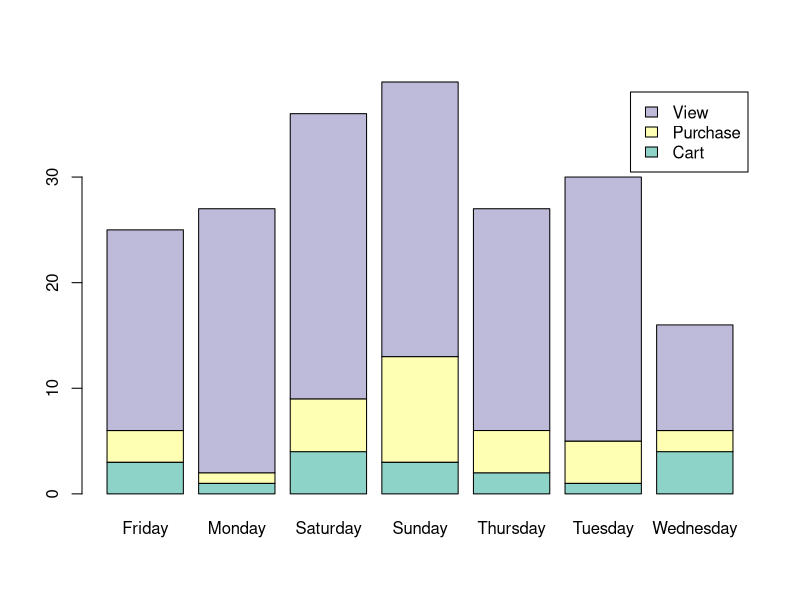
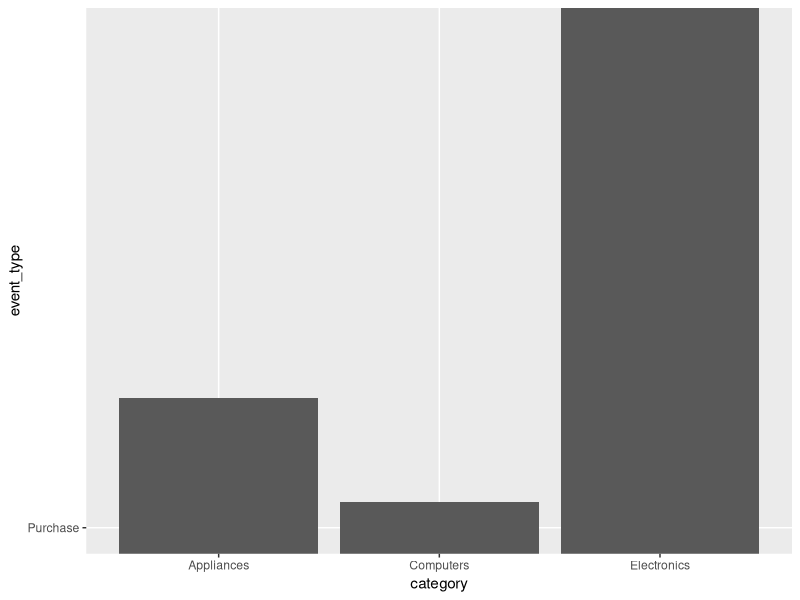
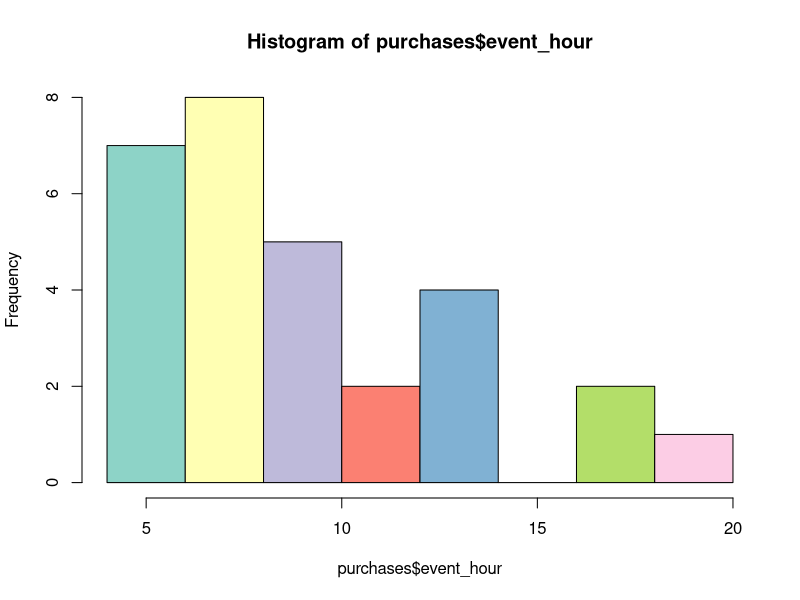
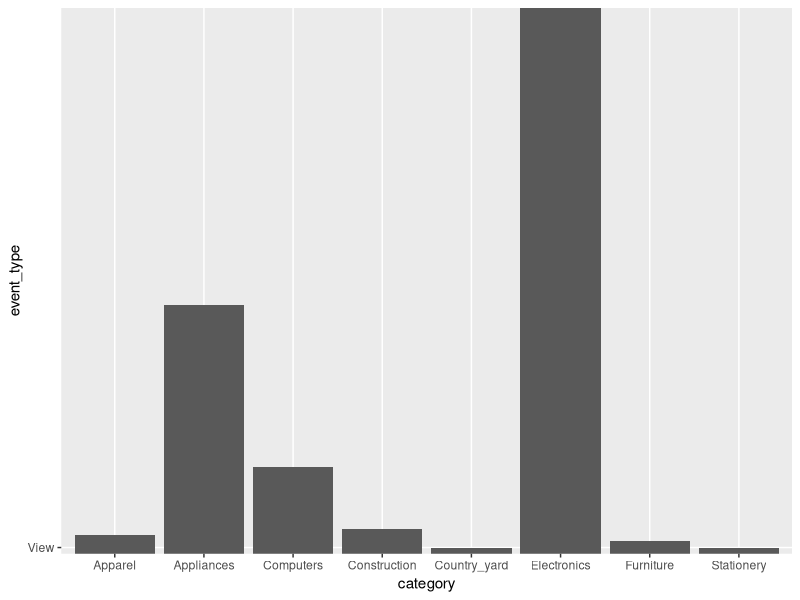
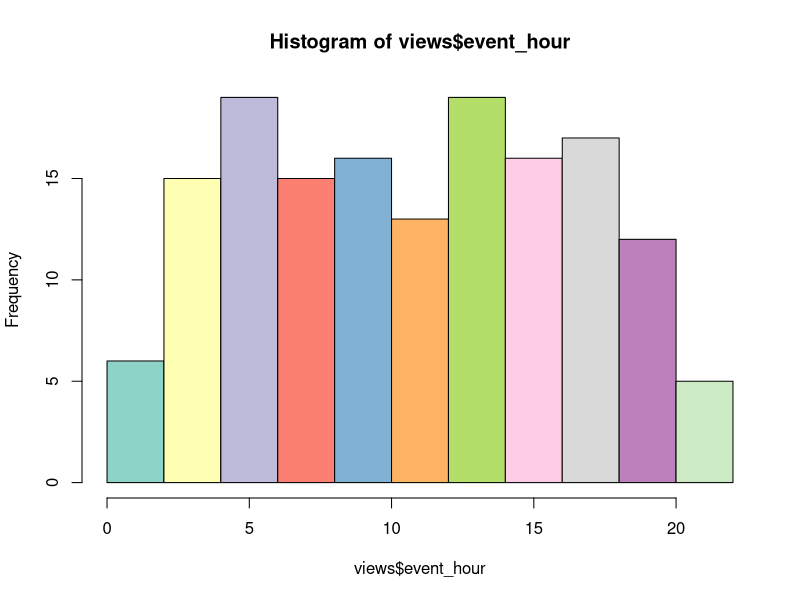
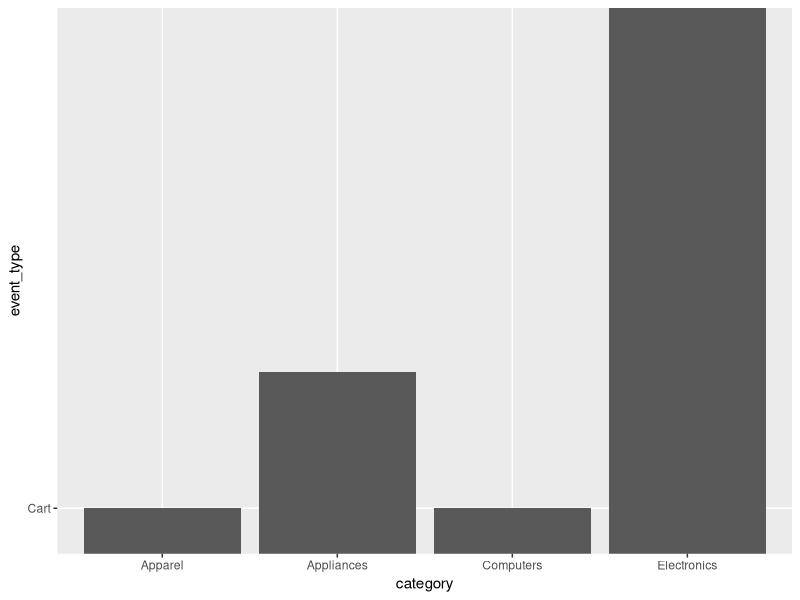
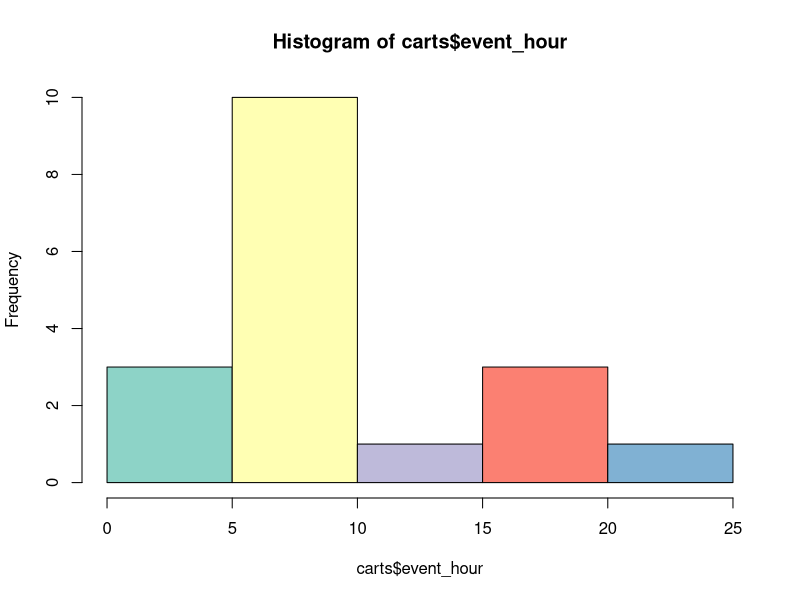
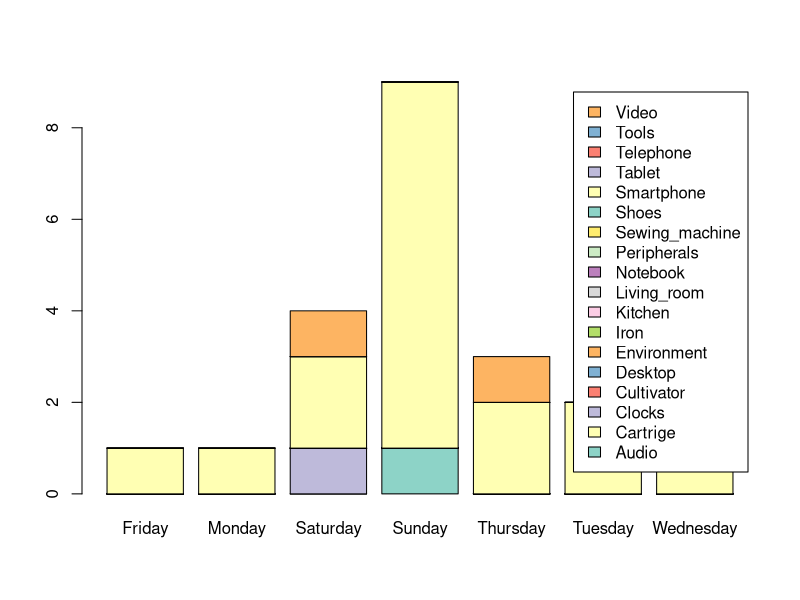

Here is the R script that generated these plots, in order:
## ---- chunk 1
# reading csv file
## ---- chunk 2
ecommerce=read.csv('Ecommerce_Sales_Data.csv', header=T, na.strings='')
print(ecommerce)
## ---- chunk 3
# checking which fields have blank data

print("Number of blank data in Day_of_Week: ")
sum(is.na(ecommerce$Day_of_Week))

print("Number of blank data in event_time: ")
sum(is.na(ecommerce$event_time))

print("Number of blank data in event_hour: ")
sum(is.na(ecommerce$event_hour))

print("Number of blank data in event_timezone: ")
sum(is.na(ecommerce$event_timezone))

print("Number of blank data in event_type: ")
sum(is.na(ecommerce$event_type))

print("Number of blank data in product_id: ")
sum(is.na(ecommerce$product_id))

print("Number of blank data in category_id: ")
sum(is.na(ecommerce$category_id))

print("Number of blank data in category: ")
sum(is.na(ecommerce$category))

print("Number of blank data in sub_category1: ")
sum(is.na(ecommerce$sub_category1))

print("Number of blank data in sub_category2: ")
sum(is.na(ecommerce$sub_category2))

print("Number of blank data in brand: ")
sum(is.na(ecommerce$brand))

print("Number of blank data in price: ")
sum(is.na(ecommerce$price))

print("Number of blank data in State: ")
sum(is.na(ecommerce$State))

print("Number of blank data in User_Score: ")
sum(is.na(ecommerce$User_Score))
## ---- chunk 4
# Capitalizing string values

library(stringr)

ecommerce$sub_category1=str_to_title(ecommerce$sub_category1)
ecommerce$sub_category2=str_to_title(ecommerce$sub_category2)
ecommerce
## ---- chunk 5
# Converting categorical values into numerical values

ecommerce$Day_of_Week=as.factor(ecommerce$Day_of_Week)
ecommerce$event_timezone=as.factor(ecommerce$event_timezone)
ecommerce$event_type=as.factor(ecommerce$event_type)
ecommerce$category=as.factor(ecommerce$category)
ecommerce$sub_category1=as.factor(ecommerce$sub_category1)
ecommerce$sub_category2=as.factor(ecommerce$sub_category2)
ecommerce$brand=as.factor(ecommerce$brand)
ecommerce$State=as.factor(ecommerce$State)
str(ecommerce)
## ---- chunk 6
# Plotting

library('ggplot2')
library(RColorBrewer)
coul <- brewer.pal(12, "Set3") 

# Events x Day of week

counts=table(ecommerce$event_type, ecommerce$Day_of_Week)
barplot(counts, main='', legend=rownames(counts), col=coul)

# Analysis:
# Sunday has the most views and purchases, so in order to improve that promotions can be 
# made specifically for this day. The quantity of cart in this day is smaller, indicating a 
# greater percentage of impulse purchases.
# To days such as Friday, Thursday and Tuesday, recommend marketing campaigns in order to
# raise views.
## ---- chunk 7
# Filtering by Event Type
views = subset(ecommerce, event_type=="View")
carts = subset(ecommerce, event_type=="Cart")
purchases = subset(ecommerce, event_type=="Purchase")

# Purchases x Category
ggplot(purchases, aes(x=category, y=event_type))+geom_bar(stat="identity")
## ---- chunk 8
# Purchases x Event Hour
hist(purchases$event_hour, col=coul)
## ---- chunk 9
# Views x Category
ggplot(views, aes(x=category, y=event_type))+geom_bar(stat="identity")
## ---- chunk 10
# Views x Event Hour
hist(views$event_hour, col=coul)
## ---- chunk 11
# Carts x Category
ggplot(carts, aes(x=category, y=event_type))+geom_bar(stat="identity")
## ---- chunk 12
# Carts x Event Hour
hist(carts$event_hour, col=coul)
## ---- chunk 13
# Filtering by electronics purchases
elec_purchases = subset(purchases, category=="Electronics")

# Electronic purchases x Day of week
counts=table(elec_purchases$sub_category1, elec_purchases$Day_of_Week)
barplot(counts, main='', legend=rownames(counts), col=coul) 
